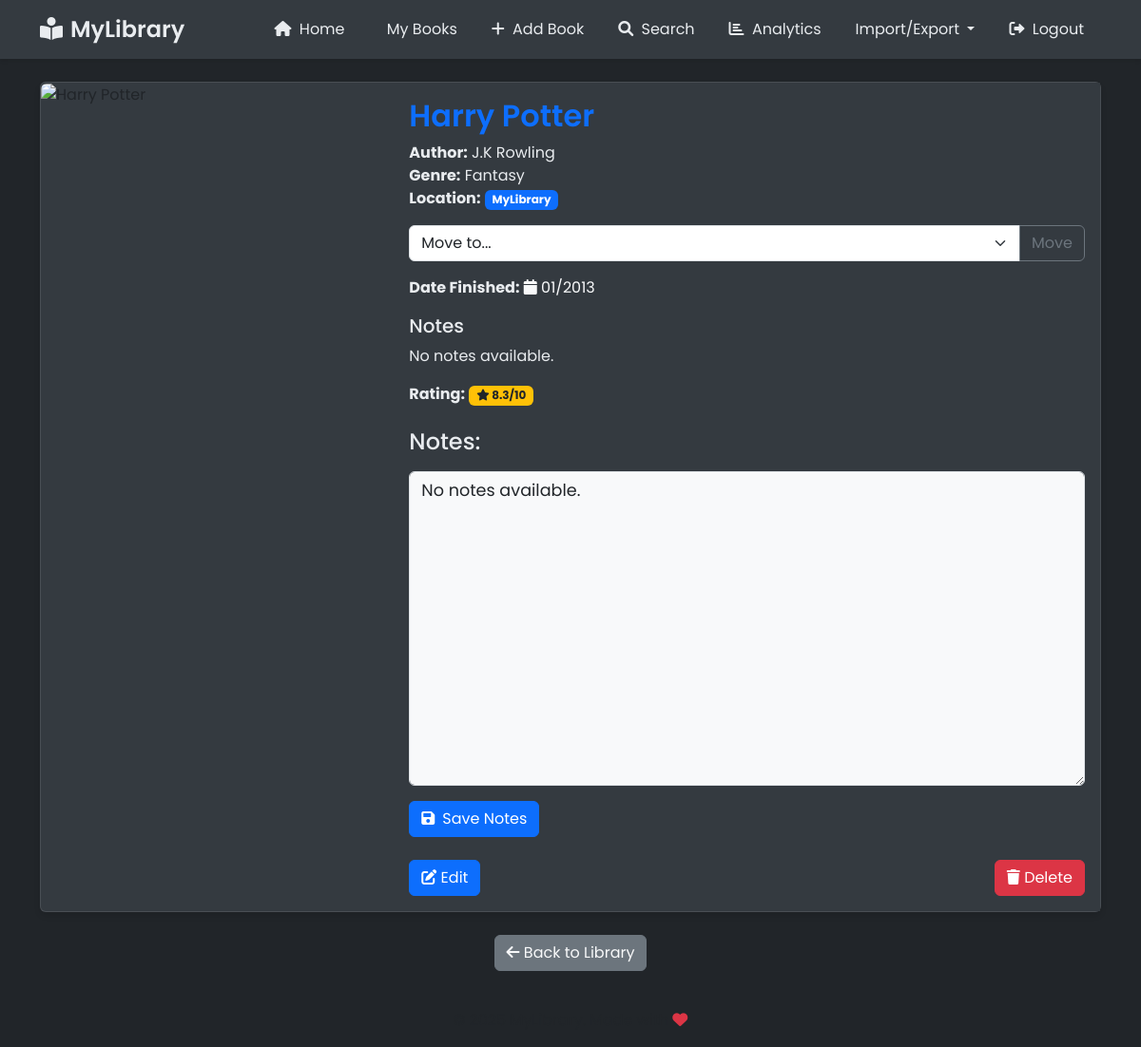
Page /book/1 (signed in) on the committed database.
### main.py (models this page shows)
class Book(db.Model):
    id = db.Column(db.Integer, primary_key=True)
    title = db.Column(db.String(150), nullable=False)
    author = db.Column(db.String(150), nullable=False)
    genre = db.Column(db.String(150), nullable=False)
    notes = db.Column(db.Text, nullable=True)
    date_book_finished = db.Column(db.String(150), nullable=True)
    cover_image = db.Column(db.String(255), nullable=True)
    rating = db.Column(db.Float, nullable=True)
    description = db.Column(db.Text, nullable=True)
    category = db.Column(db.String(50), default='mylibrary')
    user_id = db.Column(db.Integer, db.ForeignKey('user.id'), nullable=False)
    shelf_id = db.Column(db.Integer, db.ForeignKey('shelf.id'), nullable=True)

class Shelf(db.Model):
    id = db.Column(db.Integer, primary_key=True)
    name = db.Column(db.String(150), nullable=False)
    user_id = db.Column(db.Integer, db.ForeignKey('user.id'), nullable=False)
    books = db.relationship('Book', backref='shelf', lazy=True)

### main.py (the view)
@app.route("/book/<int:book_id>")
@login_required
def book_details(book_id):
    book = Book.query.get_or_404(book_id)
    if book.user_id != current_user.id:
        flash("You don't have permission to view this book.")
        return redirect(url_for('list_books'))
    shelves = Shelf.query.filter_by(user_id=current_user.id).all()
    return render_template("book_details.html", book=book, shelves=shelves)

### main.py (called while the page is built)
@login_manager.user_loader
def load_user(user_id):
    return User.query.get(int(user_id))

### templates/book_details.html (shortened to what this page needs)
{% extends "base.html" %}
{% block content %}
<div class="container mt-4">
    <div class="card">
        <div class="row g-0">
            <div class="col-md-4">
                {% if book.cover_image %}
                    <img src="{{ book.cover_image }}"
                         class="img-fluid rounded-start"
                         alt="{{ book.title }}"
                         onerror="this.onerror=null; this.src='/static/images/default-book.png';">
                {% else %}
                    <div class="text-center py-5 bg-light">
                        <i class="fas fa-book fa-4x text-muted"></i>
                    </div>
                {% endif %}
            </div>
            <div class="col-md-8">
                <div class="card-body">
                    <h2 class="card-title">{{ book.title }}</h2>
                    <p class="card-text">
                        <strong>Author:</strong> {{ book.author }}<br>
                        <strong>Genre:</strong> {{ book.genre }}<br>
                        <strong>Location:</strong>
                        {% if book.category == 'wishlist' %}
                            <span class="badge bg-warning">Wishlist</span>
                        {% else %}
                            <span class="badge bg-primary">{{ book.shelf.name if book.shelf else 'Unassigned' }}</span>
                        {% endif %}
                    </p>
                    <div class="mb-3">
                        <form method="POST" action="{{ url_for('move_book', book_id=book.id) }}" class="d-inline">
                            <div class="input-group">
                                <select class="form-select" name="destination" required>
                                    <option value="">Move to...</option>
                                </select>
                                <button type="submit" class="btn btn-outline-secondary">Move</button>
                            </div>
                        </form>
                    </div>
                    {% if book.date_book_finished %}
                        <p class="card-text">
                            <strong>Date Finished:</strong>
                            <span class="text-light">
                                <i class="fas fa-calendar"></i>
                                {{ book.date_book_finished }}
                            </span>
                        </p>
                    {% endif %}
                    {% if book.notes %}
                        <h5>Notes</h5>
                        <p class="card-text">{{ book.notes }}</p>
                    {% endif %}
                    {% if book.rating is not none %}
                        <p class="card-text">
                            <strong>Rating:</strong>
                            <span class="badge bg-warning text-dark">
                                <i class="fas fa-star"></i> {{ book.rating }}/10
                            </span>
                        </p>
                    {% endif %}
                    <div class="notes-section mt-4">
                        <h4 class="mb-3">Notes:</h4>
                        <form action="{{ url_for('save_notes', book_id=book.id) }}" method="POST">
                            <div class="form-group">
                                <textarea class="form-control mb-3"
                                          name="notes"
                                          rows="12"
                                          style="min-height: 200px; font-size: 1.1rem;"
                                          placeholder="Add your notes here...">{{ book.notes }}</textarea>
                            </div>
                            <button type="submit" class="btn btn-primary">
                                <i class="fas fa-save me-2"></i>Save Notes
                            </button>
                        </form>
                    </div>
                    <div class="d-flex justify-content-between align-items-center mt-4">
                        <a href="{{ url_for('edit_book', book_id=book.id) }}" class="btn btn-primary">
                            <i class="fas fa-edit"></i> Edit
                        </a>
                        <form action="{{ url_for('delete_book', book_id=book.id) }}" method="POST" class="d-inline">
                            <button type="submit" class="btn btn-danger"
                                    onclick="return confirm('Are you sure you want to delete this book?')">
                                <i class="fas fa-trash"></i> Delete
                            </button>
                        </form>
                    </div>
                </div>
            </div>
        </div>
    </div>
    <div class="text-center mt-4 mb-4">
        <a href="{{ url_for('list_books') }}" class="btn btn-secondary text-light">
            <i class="fas fa-arrow-left"></i> Back to Library
        </a>
    </div>
</div>
{% endblock %}

### static/css/style.css (style rules this page uses)
body { font-family: 'Poppins', sans-serif; background-color: #212529; color: #e9ecef; min-height: 100vh; }
.card { transition: transform 0.2s; box-shadow: 0 4px 6px rgba(0,0,0,0.1); background-color: #343a40; border: 1px solid rgba(255, 255, 255, 0.1); position: relative; }
.form-control { border: 1px solid #495057; }
.btn { transition: all 0.2s; }
.card-body { background-color: #343a40; color: #e9ecef; }
.card-title { color: #fff; font-weight: 600; }
.card-title { color: #0d6efd; cursor: pointer; }
.notes-section textarea { background-color: #f8f9fa; border: 1px solid #dee2e6; resize: vertical; }
.form-group { position: relative; margin-bottom: 1rem; }

### rows in the picture
Book: title "Harry Potter", author "J.K Rowling", genre "Fantasy", date_book_finished "01/2013", notes "No notes available.", rating "8.3"
Shelf: shelf "MyLibrary"
